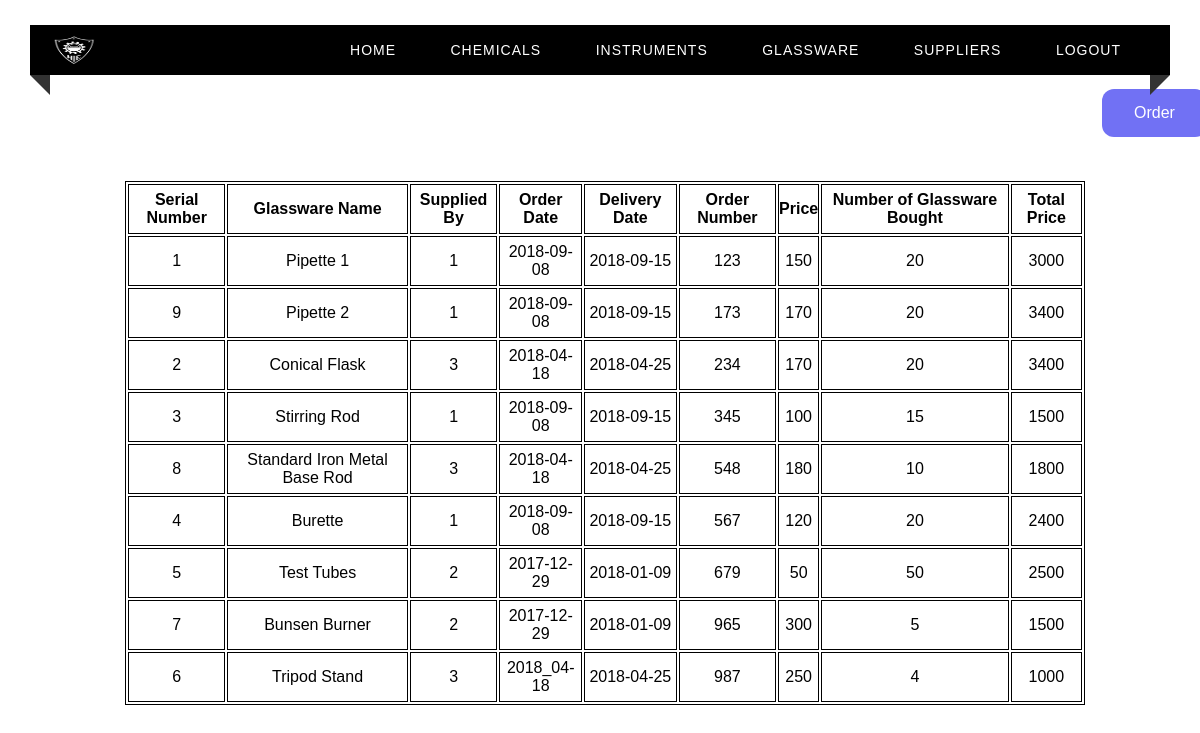
The app's page /viewGlasswareOrders with its own data.
### tables this page shows
CREATE TABLE GLASS_ORDER(
    Sno INTEGER(3) UNIQUE ,
    G_name varchar(50),
    Price decimal(9,3),
    Supplied_By INTEGER,
    Order_Date Date,
    Date_of_Delivery Date,
    Total_price decimal(9,3),
    No_bought integer,
    Order_Number INTEGER primary key,
    FOREIGN KEY (Supplied_By) REFERENCES SUPPLIER(Supplier_No),
    foreign key (G_name) references GLASSWARE(Glass_Name)
);

### app.py (the view)
@app.route("/viewGlasswareOrders")
def viewGlasswareOrders() :
    c = get_db()
    cur = c.cursor()
    cur.execute("SELECT * from GLASS_ORDER")
    return render_template("viewGlasswareOrders.html", test=cur.fetchall())

### app.py (called while the page is built)
def get_db():
    db = getattr(g, '_database', None)
    if db is None:
        db = g._database = sqlite3.connect(DATABASE)
    return db

@app.teardown_appcontext
def close_connection(exception):
    db = getattr(g, '_database', None)
    if db is not None:
        db.close()

### templates/viewGlasswareOrders.html (shortened to what this page needs)
<html>
<head>
    <link rel="stylesheet" type="text/css" href="../static/home.css">
</head>
<body>
<div class="custom-padding">
        <nav>
            <div class="logo"><img src = "../static/nieLogo.png" width = "45px", height = "30px"></div>
            <ul class="menu-area">
                <li><a href="/home">Home</a></li>
                <li><a href="/chemicals">Chemicals</a></li>
                <li><a href="/instruments">Instruments</a></li>
                <li><a href="/glassware">Glassware</a></li>
                <li><a href="/suppliers">Suppliers</a></li>
                <li><a href="/">Logout</a></li>
            </ul>
        </nav>
        <a href="/orderInstruments" class="button">Order</a>
        <div class="tab">
          <table align="center" style="margin-left : 125px; margin-top : 50px;">
              <th>Serial Number</th>
              <th>Glassware Name </th>
              <th>Supplied By</th>
              <th>Order Date</th>
              <th>Delivery Date</th>
              <th>Order Number</th>
              <th>Price</th>
              <th>Number of Glassware Bought</th>
              <th>Total Price</th>
            {% for row in test %}
            <tr>
                <td> {{ row[0] }}</td>
                <td> {{ row[1] }}</td>
                <td> {{ row[3] }}</td>
                <td> {{ row[4] }}</td>
                <td> {{ row[5] }}</td>
                <td> {{ row[8] }}</td>
                <td> {{ row[2] }}</td>
                <td> {{ row[7] }}</td>
                <td> {{ row[6] }}</td>
            </tr>
            {% endfor %}
          </table>
        </div>
    </div>
</body>
</html>

### static/home.css (style rules this page uses)
* { margin: 0; padding: 0; outline: 0; box-sizing: border-box; }
body { background-image: url(books4.png) no-repeat center fixed; background-size: cover; background-position: center; }
.menu-area li a { text-decoration: none; }
.menu-area li { list-style-type: none; }
.custom-padding { padding-top: 25px; }
nav { position: relative; width: calc(100% - 60px); margin: 0 auto; padding: 10px 0; background: #000000; z-index: 1; text-align: right; padding-right: 2%; font-family: sans-serif; }
.logo { width: 15%; float: left; text-transform: uppercase; color: #fff; font-size: 25px; text-align: left; padding-left: 2%; }
.menu-area li { display: inline-block; }
.menu-area a { color: #fff; font-weight: 300; letter-spacing: 1px; text-transform: uppercase; display: block; padding: 0 25px; font-size: 14px; line-height: 30px; position: relative; z-index: 1; }
nav:before { position: absolute; content: ''; border-top: 10px solid #333; border-right: 10px solid #333; border-left: 10px solid transparent; border-bottom: 10px solid transparent; top: 100%; left: 0; }
nav:after { position: absolute; content: ''; border-top: 10px solid #333; border-left: 10px solid #333; border-right: 10px solid transparent; border-bottom: 10px solid transparent; top: 100%; right: 0; }
body { margin: 0; padding: 0; background: url(books3.jpg) no-repeat center fixed; background-size: cover; background-position: center; font-family: sans-serif; }

### templates/viewGlasswareOrders.html (style rules this page uses)
.button { background-color: #7171F4; border: none; color: white; padding: 15px 32px; text-align: center; text-decoration: none; display: inline-block; font-size: 16px; margin: 4px 2px; cursor: pointer; border-radius: 12px; position: relative; left: 1100px; top: 10px; }
table { width: 80%; border: 1px solid black; }
th,td { height: 50px; border: 1px solid black; text-align: center; }

### records on screen
GLASS_ORDER: Sno "1", G_name "Pipette 1", Supplied_By "1", Order_Date "2018-09-08", Date_of_Delivery "2018-09-15", Order_Number "123", Price "150", No_bought "20", Total_price "3000"
GLASS_ORDER: Sno "9", G_name "Pipette 2", Supplied_By "1", Order_Date "2018-09-08", Date_of_Delivery "2018-09-15", Order_Number "173", Price "170", No_bought "20", Total_price "3400"
GLASS_ORDER: Sno "2", G_name "Conical Flask", Supplied_By "3", Order_Date "2018-04-18", Date_of_Delivery "2018-04-25", Order_Number "234", Price "170", No_bought "20", Total_price "3400"
GLASS_ORDER: Sno "3", G_name "Stirring Rod", Supplied_By "1", Order_Date "2018-09-08", Date_of_Delivery "2018-09-15", Order_Number "345", Price "100", No_bought "15", Total_price "1500"
GLASS_ORDER: Sno "8", G_name "Standard Iron Metal Base Rod", Supplied_By "3", Order_Date "2018-04-18", Date_of_Delivery "2018-04-25", Order_Number "548", Price "180", No_bought "10", Total_price "1800"
GLASS_ORDER: Sno "4", G_name "Burette", Supplied_By "1", Order_Date "2018-09-08", Date_of_Delivery "2018-09-15", Order_Number "567", Price "120", No_bought "20", Total_price "2400"
GLASS_ORDER: Sno "5", G_name "Test Tubes", Supplied_By "2", Order_Date "2017-12-29", Date_of_Delivery "2018-01-09", Order_Number "679", Price "50", No_bought "50", Total_price "2500"
GLASS_ORDER: Sno "7", G_name "Bunsen Burner", Supplied_By "2", Order_Date "2017-12-29", Date_of_Delivery "2018-01-09", Order_Number "965", Price "300", No_bought "5", Total_price "1500"
GLASS_ORDER: Sno "6", G_name "Tripod Stand", Supplied_By "3", Order_Date "2018_04-18", Date_of_Delivery "2018-04-25", Order_Number "987", Price "250", No_bought "4", Total_price "1000"
